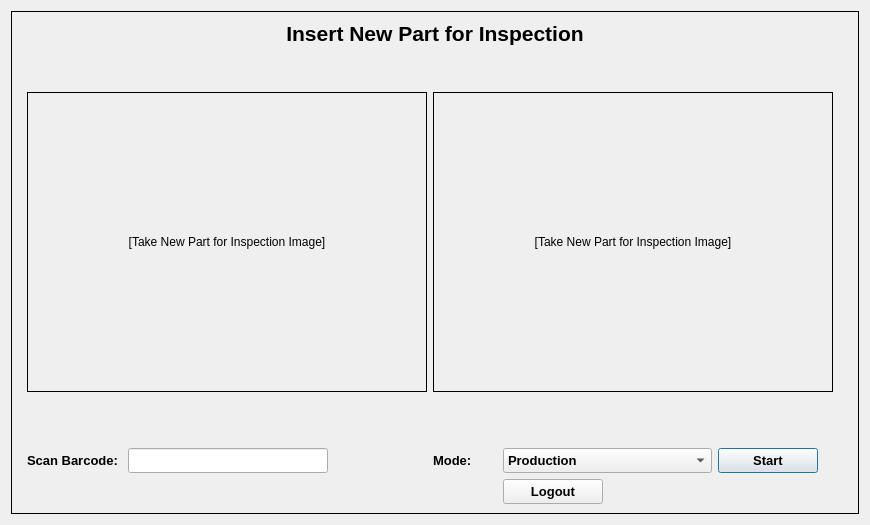
<?xml version="1.0" encoding="UTF-8"?>
<ui version="4.0">
 <class>OperatorInstruction</class>
 <widget class="QDialog" name="OperatorInstruction">
  <property name="geometry">
   <rect>
    <x>0</x>
    <y>0</y>
    <width>870</width>
    <height>525</height>
   </rect>
  </property>
  <property name="sizePolicy">
   <sizepolicy hsizetype="Fixed" vsizetype="Fixed">
    <horstretch>0</horstretch>
    <verstretch>0</verstretch>
   </sizepolicy>
  </property>
  <property name="minimumSize">
   <size>
    <width>870</width>
    <height>525</height>
   </size>
  </property>
  <property name="maximumSize">
   <size>
    <width>870</width>
    <height>525</height>
   </size>
  </property>
  <property name="windowTitle">
   <string>Dialog</string>
  </property>
  <layout class="QVBoxLayout" name="verticalLayout">
   <item>
    <widget class="QStackedWidget" name="stackedWidget">
     <property name="frameShape">
      <enum>QFrame::Box</enum>
     </property>
     <property name="currentIndex">
      <number>0</number>
     </property>
     <widget class="QWidget" name="InsertPage">
      <layout class="QGridLayout" name="gridLayout">
       <item row="5" column="7">
        <widget class="QComboBox" name="ModeValue">
         <property name="minimumSize">
          <size>
           <width>200</width>
           <height>25</height>
          </size>
         </property>
         <property name="font">
          <font>
           <pointsize>10</pointsize>
           <weight>75</weight>
           <bold>true</bold>
          </font>
         </property>
         <item>
          <property name="text">
           <string>Production</string>
          </property>
         </item>
         <item>
          <property name="text">
           <string>Debug</string>
          </property>
         </item>
        </widget>
       </item>
       <item row="5" column="1" colspan="2">
        <widget class="QLabel" name="sn_lable">
         <property name="font">
          <font>
           <pointsize>10</pointsize>
           <weight>75</weight>
           <bold>true</bold>
          </font>
         </property>
         <property name="text">
          <string>Scan Barcode: </string>
         </property>
        </widget>
       </item>
       <item row="2" column="1" colspan="5">
        <widget class="QLabel" name="InsertImg_1">
         <property name="sizePolicy">
          <sizepolicy hsizetype="Fixed" vsizetype="Fixed">
           <horstretch>0</horstretch>
           <verstretch>0</verstretch>
          </sizepolicy>
         </property>
         <property name="minimumSize">
          <size>
           <width>400</width>
           <height>300</height>
          </size>
         </property>
         <property name="maximumSize">
          <size>
           <width>400</width>
           <height>300</height>
          </size>
         </property>
         <property name="frameShape">
          <enum>QFrame::Box</enum>
         </property>
         <property name="text">
          <string>[Take New Part for Inspection Image]</string>
         </property>
         <property name="alignment">
          <set>Qt::AlignCenter</set>
         </property>
        </widget>
       </item>
       <item row="1" column="0" colspan="12">
        <spacer name="verticalSpacer">
         <property name="orientation">
          <enum>Qt::Vertical</enum>
         </property>
         <property name="sizeType">
          <enum>QSizePolicy::Fixed</enum>
         </property>
         <property name="sizeHint" stdset="0">
          <size>
           <width>20</width>
           <height>40</height>
          </size>
         </property>
        </spacer>
       </item>
       <item row="4" column="3">
        <widget class="QLabel" name="label_Error">
         <property name="text">
          <string/>
         </property>
        </widget>
       </item>
       <item row="5" column="3">
        <widget class="QLineEdit" name="SerialValue">
         <property name="sizePolicy">
          <sizepolicy hsizetype="Preferred" vsizetype="Fixed">
           <horstretch>0</horstretch>
           <verstretch>0</verstretch>
          </sizepolicy>
         </property>
         <property name="minimumSize">
          <size>
           <width>200</width>
           <height>25</height>
          </size>
         </property>
         <property name="maximumSize">
          <size>
           <width>200</width>
           <height>25</height>
          </size>
         </property>
         <property name="font">
          <font>
           <pointsize>10</pointsize>
           <weight>75</weight>
           <bold>true</bold>
          </font>
         </property>
         <property name="autoFillBackground">
          <bool>false</bool>
         </property>
         <property name="text">
          <string/>
         </property>
         <property name="alignment">
          <set>Qt::AlignLeading|Qt::AlignLeft|Qt::AlignVCenter</set>
         </property>
        </widget>
       </item>
       <item row="2" column="6" colspan="3">
        <widget class="QLabel" name="InsertImg_2">
         <property name="sizePolicy">
          <sizepolicy hsizetype="Fixed" vsizetype="Fixed">
           <horstretch>0</horstretch>
           <verstretch>0</verstretch>
          </sizepolicy>
         </property>
         <property name="minimumSize">
          <size>
           <width>400</width>
           <height>300</height>
          </size>
         </property>
         <property name="maximumSize">
          <size>
           <width>400</width>
           <height>300</height>
          </size>
         </property>
         <property name="frameShape">
          <enum>QFrame::Box</enum>
         </property>
         <property name="text">
          <string>[Take New Part for Inspection Image]</string>
         </property>
         <property name="alignment">
          <set>Qt::AlignCenter</set>
         </property>
        </widget>
       </item>
       <item row="5" column="6">
        <widget class="QLabel" name="Mode_label">
         <property name="sizePolicy">
          <sizepolicy hsizetype="Fixed" vsizetype="Preferred">
           <horstretch>0</horstretch>
           <verstretch>0</verstretch>
          </sizepolicy>
         </property>
         <property name="font">
          <font>
           <pointsize>10</pointsize>
           <weight>75</weight>
           <bold>true</bold>
          </font>
         </property>
         <property name="text">
          <string>Mode: </string>
         </property>
        </widget>
       </item>
       <item row="0" column="0" colspan="12">
        <widget class="QLabel" name="Insert_Header">
         <property name="sizePolicy">
          <sizepolicy hsizetype="Preferred" vsizetype="Fixed">
           <horstretch>0</horstretch>
           <verstretch>0</verstretch>
          </sizepolicy>
         </property>
         <property name="font">
          <font>
           <pointsize>16</pointsize>
           <weight>75</weight>
           <bold>true</bold>
          </font>
         </property>
         <property name="text">
          <string>Insert New Part for Inspection</string>
         </property>
         <property name="alignment">
          <set>Qt::AlignCenter</set>
         </property>
        </widget>
       </item>
       <item row="3" column="1" colspan="10">
        <spacer name="verticalSpacer_2">
         <property name="orientation">
          <enum>Qt::Vertical</enum>
         </property>
         <property name="sizeType">
          <enum>QSizePolicy::Preferred</enum>
         </property>
         <property name="sizeHint" stdset="0">
          <size>
           <width>20</width>
           <height>40</height>
          </size>
         </property>
        </spacer>
       </item>
       <item row="5" column="8">
        <widget class="QPushButton" name="ApplyButton">
         <property name="sizePolicy">
          <sizepolicy hsizetype="Minimum" vsizetype="Preferred">
           <horstretch>0</horstretch>
           <verstretch>0</verstretch>
          </sizepolicy>
         </property>
         <property name="minimumSize">
          <size>
           <width>100</width>
           <height>25</height>
          </size>
         </property>
         <property name="maximumSize">
          <size>
           <width>100</width>
           <height>16777215</height>
          </size>
         </property>
         <property name="font">
          <font>
           <pointsize>10</pointsize>
           <weight>75</weight>
           <bold>true</bold>
          </font>
         </property>
         <property name="layoutDirection">
          <enum>Qt::LeftToRight</enum>
         </property>
         <property name="text">
          <string>Start</string>
         </property>
        </widget>
       </item>
       <item row="6" column="7">
        <widget class="QPushButton" name="LogoutButton">
         <property name="sizePolicy">
          <sizepolicy hsizetype="Fixed" vsizetype="Preferred">
           <horstretch>0</horstretch>
           <verstretch>0</verstretch>
          </sizepolicy>
         </property>
         <property name="minimumSize">
          <size>
           <width>100</width>
           <height>25</height>
          </size>
         </property>
         <property name="maximumSize">
          <size>
           <width>100</width>
           <height>16777215</height>
          </size>
         </property>
         <property name="font">
          <font>
           <pointsize>10</pointsize>
           <weight>75</weight>
           <bold>true</bold>
          </font>
         </property>
         <property name="layoutDirection">
          <enum>Qt::LeftToRight</enum>
         </property>
         <property name="text">
          <string>Logout</string>
         </property>
        </widget>
       </item>
      </layout>
     </widget>
     <widget class="QWidget" name="PassPage">
      <layout class="QGridLayout" name="gridLayout_5">
       <item row="1" column="0" colspan="3">
        <spacer name="verticalSpacer_5">
         <property name="orientation">
          <enum>Qt::Vertical</enum>
         </property>
         <property name="sizeType">
          <enum>QSizePolicy::Fixed</enum>
         </property>
         <property name="sizeHint" stdset="0">
          <size>
           <width>829</width>
           <height>40</height>
          </size>
         </property>
        </spacer>
       </item>
       <item row="2" column="1">
        <widget class="QLabel" name="PassImg">
         <property name="sizePolicy">
          <sizepolicy hsizetype="Fixed" vsizetype="Fixed">
           <horstretch>0</horstretch>
           <verstretch>0</verstretch>
          </sizepolicy>
         </property>
         <property name="minimumSize">
          <size>
           <width>400</width>
           <height>300</height>
          </size>
         </property>
         <property name="maximumSize">
          <size>
           <width>400</width>
           <height>300</height>
          </size>
         </property>
         <property name="frameShape">
          <enum>QFrame::Box</enum>
         </property>
         <property name="text">
          <string>[Take New Part for Inspection Image]</string>
         </property>
         <property name="alignment">
          <set>Qt::AlignCenter</set>
         </property>
        </widget>
       </item>
       <item row="2" column="0" rowspan="2">
        <spacer name="horizontalSpacer_6">
         <property name="orientation">
          <enum>Qt::Horizontal</enum>
         </property>
         <property name="sizeHint" stdset="0">
          <size>
           <width>207</width>
           <height>346</height>
          </size>
         </property>
        </spacer>
       </item>
       <item row="0" column="0" colspan="3">
        <widget class="QLabel" name="Pass_Header">
         <property name="sizePolicy">
          <sizepolicy hsizetype="Preferred" vsizetype="Fixed">
           <horstretch>0</horstretch>
           <verstretch>0</verstretch>
          </sizepolicy>
         </property>
         <property name="font">
          <font>
           <pointsize>16</pointsize>
           <weight>75</weight>
           <bold>true</bold>
          </font>
         </property>
         <property name="text">
          <string>Test Next Process  / Remove Part and Place it in the PASS Stack</string>
         </property>
         <property name="alignment">
          <set>Qt::AlignCenter</set>
         </property>
        </widget>
       </item>
       <item row="3" column="1">
        <spacer name="verticalSpacer_11">
         <property name="orientation">
          <enum>Qt::Vertical</enum>
         </property>
         <property name="sizeType">
          <enum>QSizePolicy::Fixed</enum>
         </property>
         <property name="sizeHint" stdset="0">
          <size>
           <width>20</width>
           <height>40</height>
          </size>
         </property>
        </spacer>
       </item>
       <item row="2" column="2" rowspan="2">
        <spacer name="horizontalSpacer_5">
         <property name="orientation">
          <enum>Qt::Horizontal</enum>
         </property>
         <property name="sizeHint" stdset="0">
          <size>
           <width>207</width>
           <height>346</height>
          </size>
         </property>
        </spacer>
       </item>
       <item row="4" column="0" colspan="3">
        <layout class="QHBoxLayout" name="horizontalLayout_3">
         <item>
          <widget class="QPushButton" name="ActPassButton">
           <property name="minimumSize">
            <size>
             <width>200</width>
             <height>0</height>
            </size>
           </property>
           <property name="maximumSize">
            <size>
             <width>200</width>
             <height>16777215</height>
            </size>
           </property>
           <property name="font">
            <font>
             <pointsize>10</pointsize>
             <weight>75</weight>
             <bold>true</bold>
            </font>
           </property>
           <property name="text">
            <string>Acknowledge</string>
           </property>
          </widget>
         </item>
        </layout>
       </item>
      </layout>
     </widget>
     <widget class="QWidget" name="FailedPage">
      <layout class="QGridLayout" name="gridLayout_2">
       <item row="1" column="0" colspan="3">
        <spacer name="verticalSpacer_3">
         <property name="orientation">
          <enum>Qt::Vertical</enum>
         </property>
         <property name="sizeType">
          <enum>QSizePolicy::Fixed</enum>
         </property>
         <property name="sizeHint" stdset="0">
          <size>
           <width>20</width>
           <height>40</height>
          </size>
         </property>
        </spacer>
       </item>
       <item row="2" column="1">
        <widget class="QLabel" name="FailImg">
         <property name="sizePolicy">
          <sizepolicy hsizetype="Fixed" vsizetype="Fixed">
           <horstretch>0</horstretch>
           <verstretch>0</verstretch>
          </sizepolicy>
         </property>
         <property name="minimumSize">
          <size>
           <width>400</width>
           <height>300</height>
          </size>
         </property>
         <property name="maximumSize">
          <size>
           <width>400</width>
           <height>300</height>
          </size>
         </property>
         <property name="frameShape">
          <enum>QFrame::Box</enum>
         </property>
         <property name="text">
          <string>[Take New Part for Inspection Image]</string>
         </property>
         <property name="alignment">
          <set>Qt::AlignCenter</set>
         </property>
        </widget>
       </item>
       <item row="2" column="2">
        <spacer name="horizontalSpacer_2">
         <property name="orientation">
          <enum>Qt::Horizontal</enum>
         </property>
         <property name="sizeHint" stdset="0">
          <size>
           <width>207</width>
           <height>20</height>
          </size>
         </property>
        </spacer>
       </item>
       <item row="0" column="0" colspan="3">
        <widget class="QLabel" name="Fail_Header">
         <property name="sizePolicy">
          <sizepolicy hsizetype="Preferred" vsizetype="Fixed">
           <horstretch>0</horstretch>
           <verstretch>0</verstretch>
          </sizepolicy>
         </property>
         <property name="font">
          <font>
           <pointsize>16</pointsize>
           <weight>75</weight>
           <bold>true</bold>
          </font>
         </property>
         <property name="text">
          <string>Remove Part and Place it in the failed Stack / Rework Stack</string>
         </property>
         <property name="alignment">
          <set>Qt::AlignCenter</set>
         </property>
        </widget>
       </item>
       <item row="3" column="1">
        <spacer name="verticalSpacer_4">
         <property name="orientation">
          <enum>Qt::Vertical</enum>
         </property>
         <property name="sizeType">
          <enum>QSizePolicy::Fixed</enum>
         </property>
         <property name="sizeHint" stdset="0">
          <size>
           <width>20</width>
           <height>40</height>
          </size>
         </property>
        </spacer>
       </item>
       <item row="2" column="0">
        <spacer name="horizontalSpacer">
         <property name="orientation">
          <enum>Qt::Horizontal</enum>
         </property>
         <property name="sizeHint" stdset="0">
          <size>
           <width>207</width>
           <height>20</height>
          </size>
         </property>
        </spacer>
       </item>
       <item row="4" column="0" colspan="3">
        <layout class="QHBoxLayout" name="horizontalLayout">
         <item>
          <widget class="QPushButton" name="ActFailButton">
           <property name="sizePolicy">
            <sizepolicy hsizetype="Preferred" vsizetype="Fixed">
             <horstretch>0</horstretch>
             <verstretch>0</verstretch>
            </sizepolicy>
           </property>
           <property name="minimumSize">
            <size>
             <width>200</width>
             <height>0</height>
            </size>
           </property>
           <property name="maximumSize">
            <size>
             <width>200</width>
             <height>16777215</height>
            </size>
           </property>
           <property name="font">
            <font>
             <pointsize>10</pointsize>
             <weight>75</weight>
             <bold>true</bold>
            </font>
           </property>
           <property name="layoutDirection">
            <enum>Qt::LeftToRight</enum>
           </property>
           <property name="text">
            <string>Acknowledge</string>
           </property>
           <property name="checkable">
            <bool>false</bool>
           </property>
           <property name="autoDefault">
            <bool>false</bool>
           </property>
          </widget>
         </item>
        </layout>
       </item>
      </layout>
     </widget>
    </widget>
   </item>
  </layout>
 </widget>
 <resources/>
 <connections/>
</ui>
